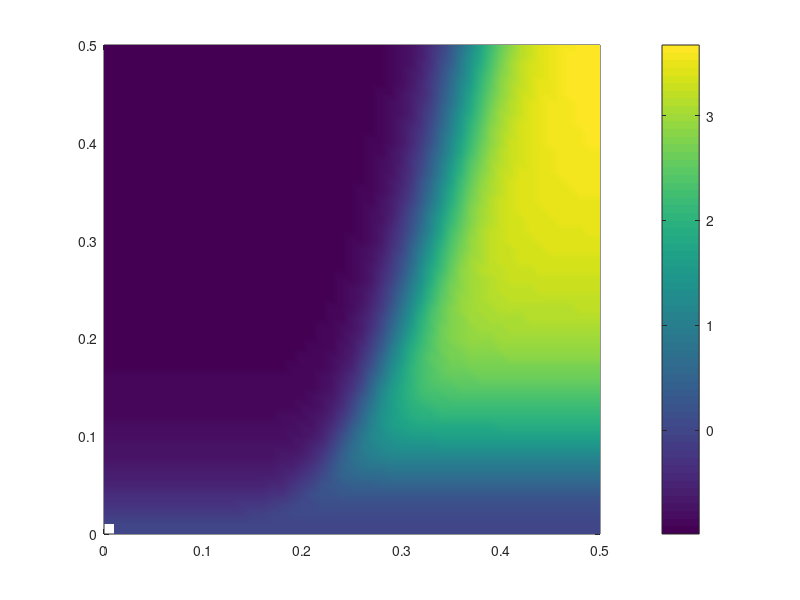

Write MATLAB code to recreate this figure. (Note: this script raises an error after producing the figure.)
%start from a blank slate
clear all
close all
clc

%parameters
K1=4.9;
K2=0.1;
K3=0.05;
Ve=1;
g=0.51;
Kinf=52;

c = 0:0.01:0.5;  % define range of c and p
p = 0:0.01:0.5;

K4=@(c) (((((K1-1).*(c.^2))-(K2.^2)+(K1.*(K3.^2)))./((c.^6)+((K2.^2).*(c.^4)))).^(1/4));
p1=@(c) (Ve./((g.*Kinf.*K4(c))-Ve)).^(1./4);

%plot f(c,p) i.e. new model dc/dt as a function of c and p
Kinh=@(p) Kinf.*(p.^4./(1+p.^4));
K4=@(p) Ve./(g.*Kinh(p));
h=@(c,p) 1./(1+(K4(p).*c).^4); %h at the steady state
f1=@(c) (c.^2)./((K2.^2)+(c.^2)); 
f2=@(c) (c.^2)./((K3.^2)+(c.^2));
f = @(p,c) (K1.*h(c,p).*f1(c))-f2(c); %dc/dt as a function of c and p

[X, Y] = meshgrid(p, c); 
C=f(X,Y); %values of f at each point in the mesh
x=0:0.01:0.5;
y=0:0.01:0.5;
s=pcolor(x,y,C); %pseudocolor plot 
shading interp;
c=colorbar;
c.LineWidth= 1.5;
xlabel('$p$', Interpreter='latex')
ylabel('$c$', Interpreter='latex')
set(gca,'fontsize',15)
set(gca,'linewidth',1.5)